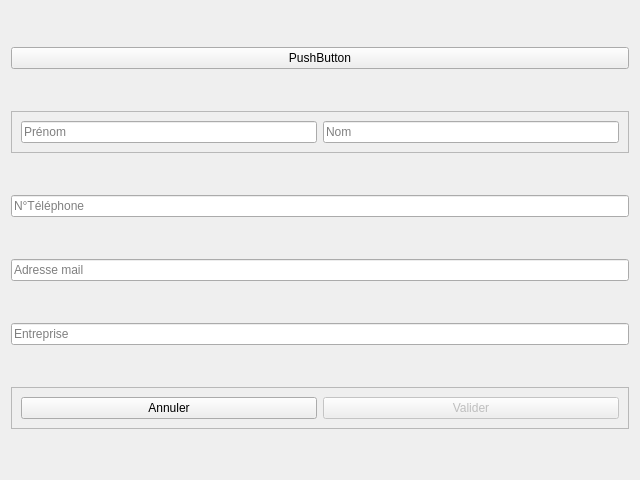
<?xml version="1.0" encoding="UTF-8"?>
<ui version="4.0">
 <class>ContactCreator</class>
 <widget class="QWidget" name="ContactCreator">
  <property name="geometry">
   <rect>
    <x>0</x>
    <y>0</y>
    <width>640</width>
    <height>480</height>
   </rect>
  </property>
  <property name="windowTitle">
   <string>Form</string>
  </property>
  <property name="layoutDirection">
   <enum>Qt::LeftToRight</enum>
  </property>
  <layout class="QVBoxLayout" name="verticalLayout">
   <item>
    <widget class="QPushButton" name="contactPicturePushButton">
     <property name="sizePolicy">
      <sizepolicy hsizetype="Minimum" vsizetype="Fixed">
       <horstretch>0</horstretch>
       <verstretch>0</verstretch>
      </sizepolicy>
     </property>
     <property name="text">
      <string>PushButton</string>
     </property>
    </widget>
   </item>
   <item>
    <widget class="QFrame" name="frame">
     <property name="sizePolicy">
      <sizepolicy hsizetype="Preferred" vsizetype="Maximum">
       <horstretch>0</horstretch>
       <verstretch>0</verstretch>
      </sizepolicy>
     </property>
     <property name="frameShape">
      <enum>QFrame::StyledPanel</enum>
     </property>
     <property name="frameShadow">
      <enum>QFrame::Raised</enum>
     </property>
     <layout class="QHBoxLayout" name="horizontalLayout">
      <item>
       <widget class="QLineEdit" name="firstNameLineEdit">
        <property name="placeholderText">
         <string>Prénom</string>
        </property>
       </widget>
      </item>
      <item>
       <widget class="QLineEdit" name="lastNameLineEdit">
        <property name="placeholderText">
         <string>Nom</string>
        </property>
       </widget>
      </item>
     </layout>
    </widget>
   </item>
   <item>
    <widget class="QLineEdit" name="phoneNumberLineEdit">
     <property name="placeholderText">
      <string>N°Téléphone</string>
     </property>
    </widget>
   </item>
   <item>
    <widget class="QLineEdit" name="mailAddressLineEdit">
     <property name="placeholderText">
      <string>Adresse mail</string>
     </property>
    </widget>
   </item>
   <item>
    <widget class="QLineEdit" name="companyNameLineEdit">
     <property name="placeholderText">
      <string>Entreprise</string>
     </property>
    </widget>
   </item>
   <item>
    <widget class="QFrame" name="frame_2">
     <property name="sizePolicy">
      <sizepolicy hsizetype="Preferred" vsizetype="Maximum">
       <horstretch>0</horstretch>
       <verstretch>0</verstretch>
      </sizepolicy>
     </property>
     <property name="frameShape">
      <enum>QFrame::StyledPanel</enum>
     </property>
     <property name="frameShadow">
      <enum>QFrame::Raised</enum>
     </property>
     <layout class="QHBoxLayout" name="horizontalLayout_2">
      <item>
       <widget class="QPushButton" name="cancelPushButton">
        <property name="text">
         <string>Annuler</string>
        </property>
       </widget>
      </item>
      <item>
       <widget class="QPushButton" name="validatePushButton">
        <property name="enabled">
         <bool>false</bool>
        </property>
        <property name="text">
         <string>Valider</string>
        </property>
       </widget>
      </item>
     </layout>
    </widget>
   </item>
  </layout>
 </widget>
 <resources/>
 <connections/>
</ui>
